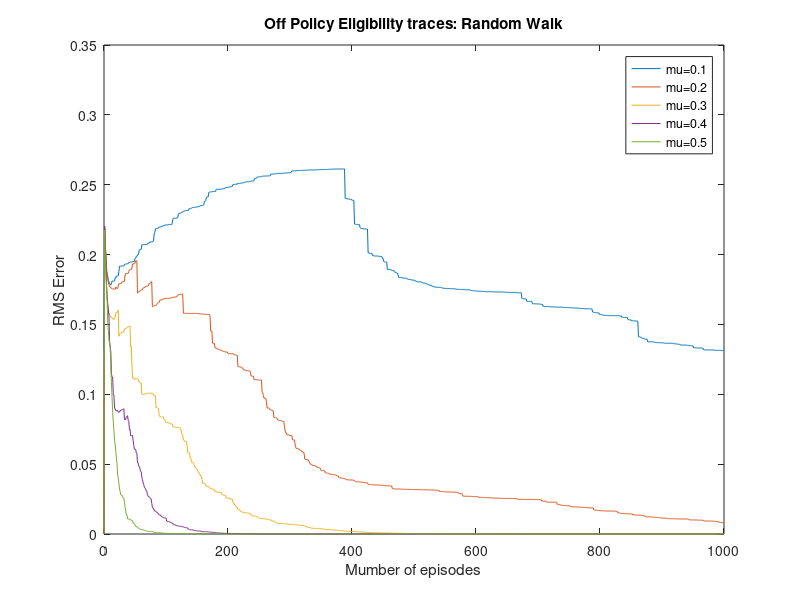

Here is the MATLAB script that generated this plot:
%Off policy Eligibility Traces
%Goal to estimate target policy, while following behaviour policy on
%5-state random walk
close all;
num_iters=1e3; %Change number of iterations
num_states=5; %number of states, start from exactly  the middle state
a=1/(num_states+1);
state=zeros(1,num_states+2); % includes start and end terminal states
trueval=zeros(1,num_states+2);
for i=2:size(trueval,2)-1
    trueval(1,i)=a*(i-1)*1;   %these compute the true value functions,for the case of equirandom policy to find the RMS.
end
policies=[0.15,0.2,0.3,0.4,0.5]; % vector for the behavior probability
num_trials=size(policies,2);
valstate=0.5*ones(1,num_states+2);
valstate(1)=0;
valstate(1,end)=0;
alpha=0.2; % alpha initial
error=zeros(num_trials,num_iters+1);
gamma=1; %Undiscounted task
lambda=0.8;
rew=1; %reward for terminal state
targetprob=0.5;   % policy whose value is to be estimate
qvalues=size(2,num_states); 
probmatrix=[targetprob;1-targetprob]; 

for j=1:num_trials
qvalues=0.5*ones(2,num_states+2);
qvalues(:,1)=0;
qvalues(:,end)=0;
behaviorprob=policies(j);
    
for i=1:num_iters
    curstate=floor(num_states/2)+2 ; %Start at the middle!
    eltraces=zeros(2,num_states+2);
    error(j,1)=(1/sqrt(num_states))*(norm(0.5*sum(qvalues,1)-trueval));
    
    while(1)
        
        if rand(1)>=1-behaviorprob;
            action=1;
            nextstate=curstate+1;
            eltraces=eltraces*gamma*lambda*targetprob;
        else
            action=2;  %
            nextstate=curstate-1;
            eltraces=eltraces*gamma*lambda*(1-targetprob);
        end
        %disp(curstate);
        
        eltraces(action,curstate)=1;
        
        if nextstate==num_states+2
             delta= rew-qvalues(action,curstate); 
             qvalues=qvalues +alpha*delta*eltraces;
             
            break;
            
        elseif nextstate==1
            delta= -qvalues(action,curstate); %zero reward
            qvalues=qvalues +alpha*delta*eltraces;
            break;
        else
            delta= 0 + sum(probmatrix.*qvalues(:,nextstate))-qvalues(action,curstate);
           qvalues=qvalues +alpha*delta*eltraces;
        end
        curstate=nextstate;
    end
    temp=(1/sqrt(num_states))*(norm(0.5*sum(qvalues,1)-trueval));
    error(j,i+1)=temp;
    
end
end

for k=1:size(policies,2)
plot(0:num_iters,error(k,:));
hold on;
end
xlabel('Mumber of episodes');ylabel('RMS Error');title('Off Policy Eligiblity Trace');
legend('mu=0.1','mu=0.2','mu=0.3','mu=0.4','mu=0.5');
title('Off Policy Eligibility traces: Random Walk');
hold off;


